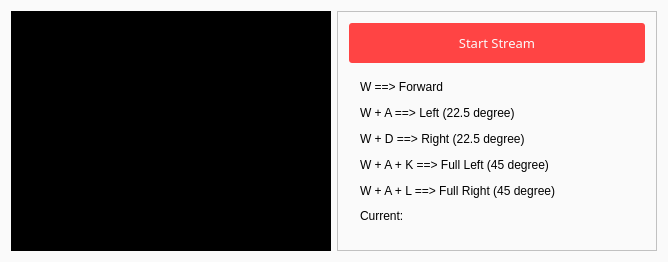
<?xml version="1.0" encoding="UTF-8"?>
<ui version="4.0">
 <class>MainWindow</class>
 <widget class="QMainWindow" name="MainWindow">
  <property name="geometry">
   <rect>
    <x>0</x>
    <y>0</y>
    <width>664</width>
    <height>258</height>
   </rect>
  </property>
  <property name="windowTitle">
   <string>MainWindow</string>
  </property>
  <property name="styleSheet">
   <string notr="true">background: #fafafa;</string>
  </property>
  <widget class="QWidget" name="centralWidget">
   <layout class="QHBoxLayout" name="horizontalLayout">
    <item>
     <widget class="QWidget" name="widget" native="true">
      <property name="minimumSize">
       <size>
        <width>320</width>
        <height>240</height>
       </size>
      </property>
      <property name="styleSheet">
       <string notr="true">background: black;</string>
      </property>
      <widget class="QLabel" name="label">
       <property name="geometry">
        <rect>
         <x>0</x>
         <y>0</y>
         <width>320</width>
         <height>240</height>
        </rect>
       </property>
       <property name="autoFillBackground">
        <bool>false</bool>
       </property>
       <property name="text">
        <string/>
       </property>
      </widget>
     </widget>
    </item>
    <item>
     <widget class="QFrame" name="frame">
      <property name="minimumSize">
       <size>
        <width>320</width>
        <height>240</height>
       </size>
      </property>
      <property name="frameShape">
       <enum>QFrame::StyledPanel</enum>
      </property>
      <property name="frameShadow">
       <enum>QFrame::Raised</enum>
      </property>
      <layout class="QVBoxLayout" name="verticalLayout">
       <item>
        <widget class="QPushButton" name="pushButton">
         <property name="minimumSize">
          <size>
           <width>0</width>
           <height>40</height>
          </size>
         </property>
         <property name="font">
          <font>
           <family>Lucida Sans</family>
           <pointsize>10</pointsize>
           <weight>50</weight>
           <bold>false</bold>
          </font>
         </property>
         <property name="styleSheet">
          <string notr="true">QPushButton {
	background: #ff4444;
	color: #fafafa;
	border-radius: 3px;
	border: 1pc solid #CC0000;
}
QPushButton:hover {
	background: #CC0000;

}</string>
         </property>
         <property name="text">
          <string>Start Stream</string>
         </property>
         <property name="autoDefault">
          <bool>true</bool>
         </property>
         <property name="default">
          <bool>false</bool>
         </property>
        </widget>
       </item>
       <item>
        <widget class="QWidget" name="widget_2" native="true">
         <layout class="QVBoxLayout" name="verticalLayout_2">
          <item>
           <widget class="QLabel" name="label_2">
            <property name="text">
             <string>&lt;html&gt;&lt;head/&gt;&lt;body&gt;&lt;p&gt;W ==&amp;gt; Forward&lt;/p&gt;&lt;p&gt;W + A ==&amp;gt; Left (22.5 degree)&lt;/p&gt;&lt;p&gt;W + D ==&amp;gt; Right (22.5 degree)&lt;/p&gt;&lt;p&gt;W + A + K ==&amp;gt; Full Left (45 degree)&lt;/p&gt;&lt;p&gt;W + A + L ==&amp;gt; Full Right (45 degree)&lt;/p&gt;&lt;/body&gt;&lt;/html&gt;</string>
            </property>
           </widget>
          </item>
          <item>
           <layout class="QHBoxLayout" name="horizontalLayout_2">
            <item>
             <widget class="QLabel" name="label_4">
              <property name="maximumSize">
               <size>
                <width>50</width>
                <height>16777215</height>
               </size>
              </property>
              <property name="text">
               <string>Current:</string>
              </property>
             </widget>
            </item>
            <item>
             <widget class="QLabel" name="lblCurrentKeys">
              <property name="text">
               <string/>
              </property>
             </widget>
            </item>
           </layout>
          </item>
         </layout>
        </widget>
       </item>
      </layout>
     </widget>
    </item>
   </layout>
  </widget>
 </widget>
 <layoutdefault spacing="6" margin="11"/>
 <resources/>
 <connections/>
</ui>
